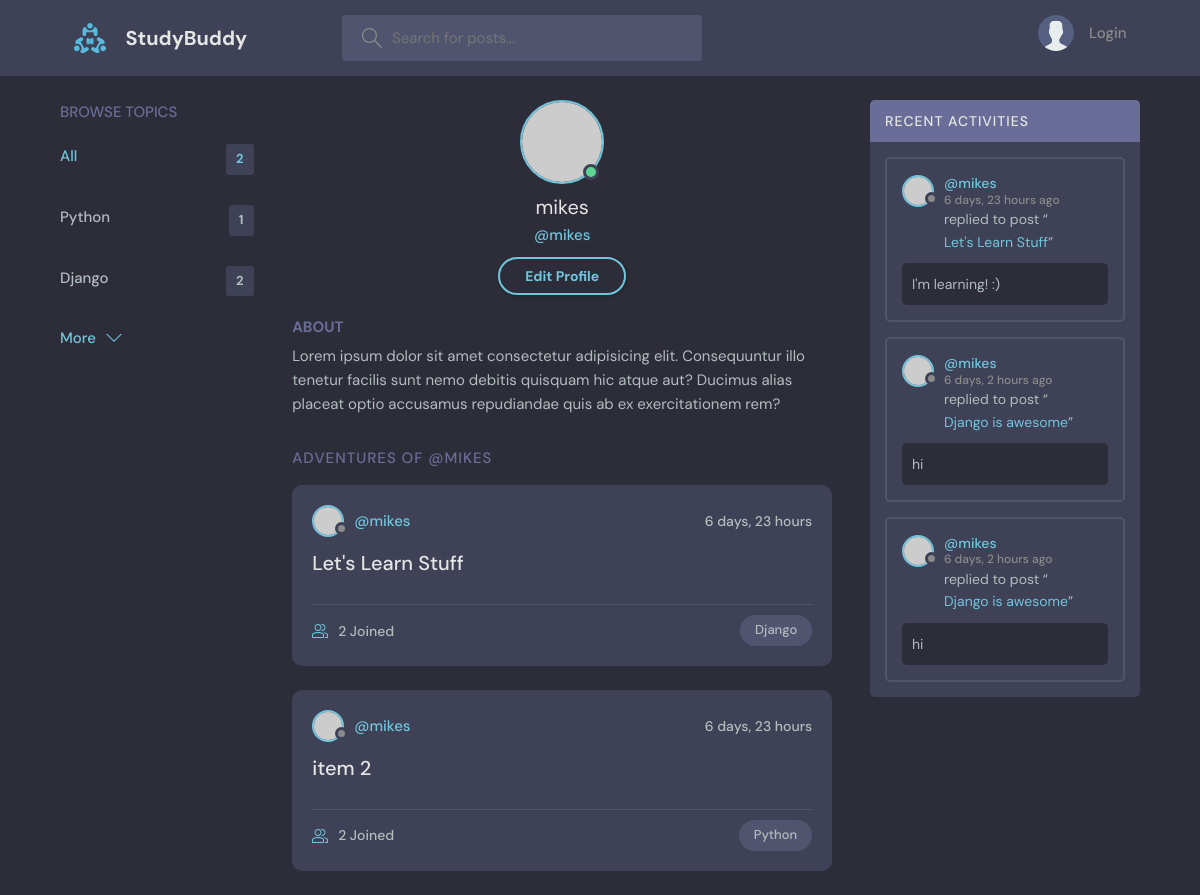
Page /profile/1/ on the earlier database version.
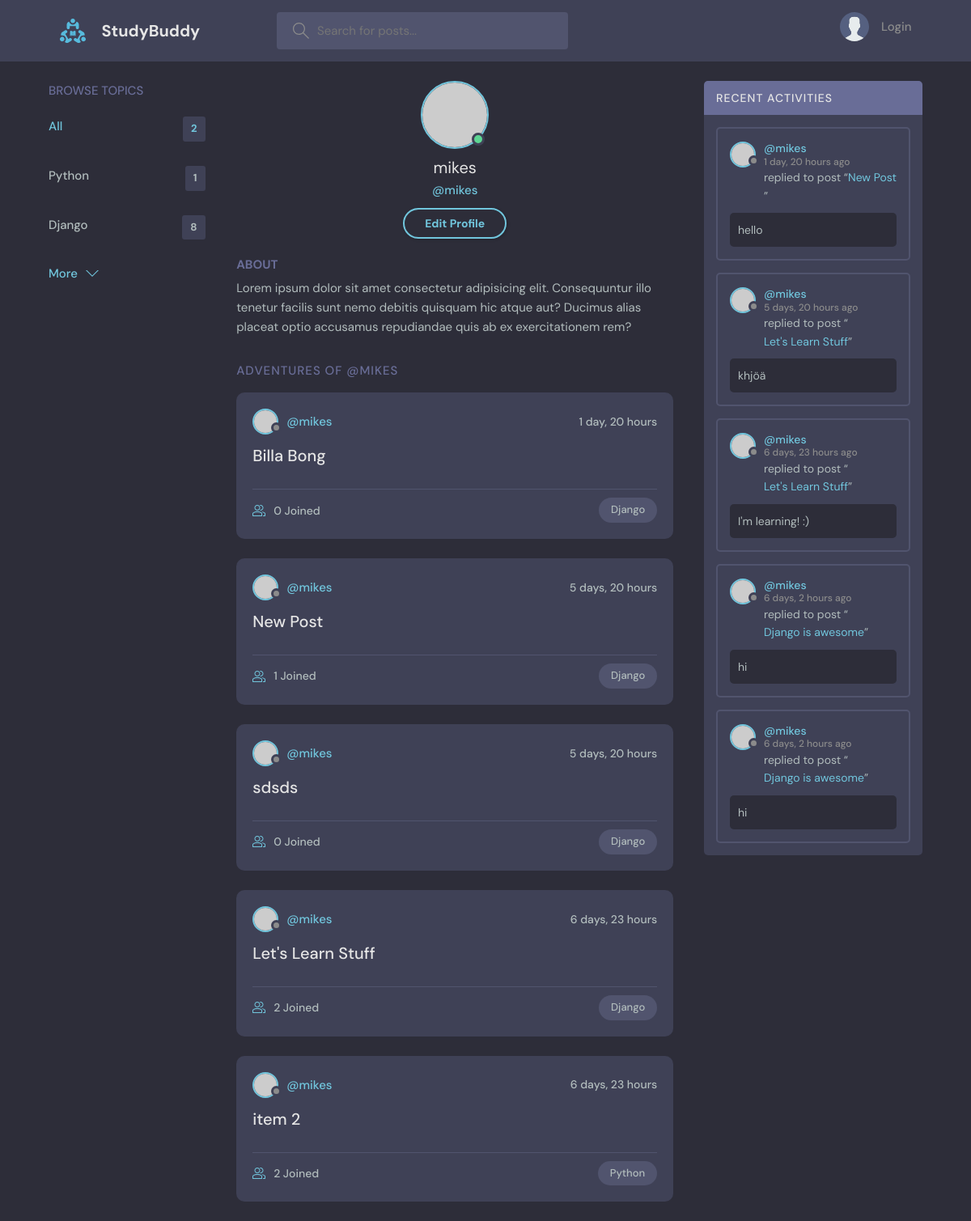
Same page on the later database version.
### base/models.py (models this page shows, shortened)
class Topic(models.Model):
    name = models.CharField(max_length=200)
    def __str__(self):
        return self.name

class Room(models.Model):
    host = models.ForeignKey(User, on_delete= models.SET_NULL, null=True)
    topic = models.ForeignKey(Topic, on_delete= models.SET_NULL, null=True)
    region = models.ForeignKey(Region, on_delete=models.SET_NULL, null=True)
    name = models.CharField(max_length=200)
    description = RichTextField(blank=True, null=True)
    updated = models.DateTimeField(auto_now = True)
    created = models.DateTimeField(auto_now_add=True)
    participants = models.ManyToManyField(User, related_name='participants', blank=True)
    class Meta:
        ordering = ['-updated', '-created']
    def __str__(self):
        return self.name

class Message(models.Model):
    class Meta:
        ordering = ['-updated', '-created']
    user = models.ForeignKey(User, on_delete=models.CASCADE)
    room = models.ForeignKey("Room", on_delete=models.CASCADE)
    body = models.TextField()
    updated = models.DateTimeField(auto_now = True)
    created = models.DateTimeField(auto_now_add=True)

### base/views.py (the view)
# urls.py: path('profile/<str:pk>/', views.userProfile, name='user-profile'),
def userProfile(request, pk):
    user = User.objects.get(id=pk)
    rooms = user.room_set.all()
    room_messages = user.message_set.all()
    topics = Topic.objects.all()
    context ={
        'user':user, 'rooms':rooms,
        'room_messages':room_messages,
        'topics':topics}
    return render(request, 'base/profile.html', context)

### base/templates/base/profile.html
  {% extends 'main.html' %}
  {% block content %}
  <main class="profile-page layout layout--3">
    <div class="container">
      {% include 'base/topics_component.html' %}
      <div class="roomList">
        <div class="profile">
          <div class="profile__avatar">
            <div class="avatar avatar--large active">
              <img src="https://randomuser.me/api/portraits/men/11.jpg" />
            </div>
          </div>
          <div class="profile__info">
            <h3>{{user.username}}</h3>
            <p>@{{user.username}}</p>
            <a href="edit-user.html" class="btn btn--main btn--pill">Edit Profile</a>
          </div>
          <div class="profile__about">
            <h3>About</h3>
            <p>
              Lorem ipsum dolor sit amet consectetur adipisicing elit. Consequuntur illo tenetur
              facilis sunt nemo debitis quisquam hic atque aut? Ducimus alias placeat optio
              accusamus repudiandae quis ab ex exercitationem rem?
            </p>
          </div>
        </div>
        <div class="roomList__header">
          <div>
            <h2>Adventures of @{{user.username}}</a>
            </h2>
          </div>
        </div>
        {% include 'base/feed_component.html' %}
      </div>
      {% include 'base/activity_component.html' %}
    </div>
  </main>
{% endblock content%}

### templates/main.html (shortened to what this page needs)
<!DOCTYPE html>
{% load static %}
<html lang="en">
  <head>
    <link rel="stylesheet" href="{% static 'styles/style.css' %}" />
  </head>
  <body>
    {% include 'navbar.html' %}
    {% block content%}
    {% endblock %}
  </body>
</html>

### templates/navbar.html (shortened to what this page needs)
{% load static %}
<header class="header header--loggedIn">
    <div class="container">
      <a href="{% url 'home' %}" class="header__logo">
        <img src="{% static 'images/logo.svg' %}" />
        <h1>StudyBuddy</h1>
      </a>
      <form class="header__search" method="GET" action={% url 'home' %}>
        <label>
          <input name='q' placeholder="Search for posts..." />
        </label>
      <nav class="header__menu">
        {% if request.user.is_authenticated %}
        <div class="header__user">
          <a href="profile.html">
            <div class="avatar avatar--medium active">
              <img src="https://randomuser.me/api/portraits/men/37.jpg" />
            </div>
            <p>{{request.user.username}} <span>@{{request.user.username}}</span></p>
          </a>
          <button class="dropdown-button">
            <svg version="1.1" xmlns="http://www.w3.org/2000/svg" width="32" height="32" viewBox="0 0 32 32">
              <title>chevron-down</title>
              <path d="M16 21l-13-13h-3l16 16 16-16h-3l-13 13z"></path>
            </svg>
          </button>
        </div>
        {% else %}
        <a href="{% url 'login' %}">
          <img src="{% static 'images/avatar.svg' %}" />
          <p>Login</p>
        </a>
        {% endif %}
      </nav>
    </div>
  </header>

### base/templates/base/topics_component.html
<div class="topics">
    <div class="topics__header">
      <h2>Browse Topics</h2>
    </div>
    <ul class="topics__list">
      <li>
        <a href=" {% url 'home' %}" class="active">All <span>{{topics.count}}</span></a>
      </li>
      {% for topic in topics%}
      <li>
        <a href="{% url 'home' %}?q={{topic.name}}">{{topic}} <span>{{topic.room_set.all.count}}</span></a>
      </li>
      {% endfor %}
    </ul>
    <a class="btn btn--link" href="topics.html">
      More
      <svg version="1.1" xmlns="http://www.w3.org/2000/svg" width="32" height="32" viewBox="0 0 32 32">
        <title>chevron-down</title>
        <path d="M16 21l-13-13h-3l16 16 16-16h-3l-13 13z"></path>
      </svg>
    </a>
</div>

### base/templates/base/feed_component.html (shortened to what this page needs)
{% for room in rooms %}
<div class="roomListRoom">
    <div class="roomListRoom__header">
      <a href="{% url 'user-profile' room.host.id %}" class="roomListRoom__author">
        <div class="avatar avatar--small">
          <img src="https://randomuser.me/api/portraits/women/11.jpg" />
        </div>
        <span>@{{room.host.username}}</span>
      </a>
      <div class="roomListRoom__actions">
        <span>{{room.created | timesince}}</span>
      </div>
    </div>
    <div class="roomListRoom__content">
      <a href="{% url 'room' room.id %}">{{room.name}}</a>
    </div>
    <div class="roomListRoom__meta">
      <a href="{% url 'room' room.id %}" class="roomListRoom__joined">
        {{room.participants.all.count}} Joined
      </a>
      <p class="roomListRoom__topic">{{room.topic.name}}</p>
    </div>
  </div>
{% endfor %}

### base/templates/base/activity_component.html (shortened to what this page needs)
<div class="activities">
    <div class="activities__header">
      <h2>Recent Activities</h2>
    </div>
    {% for message in room_messages %}
    <div class="activities__box">
      <div class="activities__boxHeader roomListRoom__header">
        <a href="{% url 'user-profile' message.user.id %}" class="roomListRoom__author">
          <div class="avatar avatar--small">
            <img src="https://randomuser.me/api/portraits/women/11.jpg" />
          </div>
          <p>
            @{{message.user}}
            <span>{{message.created |timesince }} ago</span>
          </p>
        </a>
      </div>
      <div class="activities__boxContent">
        <p>replied to post “<a href=" {% url 'room' message.room.id %}">{{message.room}}</a>”</p>
        <div class="activities__boxRoomContent">
            {{message.body}}
        </div>
      </div>
    </div>
    {% endfor %}
  </div>

Differences in the rows shown:
computed for Topic "Django": room_set.all.count "2" → "8"
added Room: host.username "mikes", created "1 day, 20 hours", name "Billa Bong", participants.all.count "0", topic.name "Django"
added Room: host.username "mikes", created "5 days, 20 hours", name "New Post", participants.all.count "1", topic.name "Django"
added Room: host.username "mikes", created "5 days, 20 hours", name "sdsds", participants.all.count "0", topic.name "Django"
added Message: user "mikes", created "1 day, 20 hours", room "New Post", body "hello"
added Message: user "mikes", created "5 days, 20 hours", room "Let's Learn Stuff", body "khjöä"
